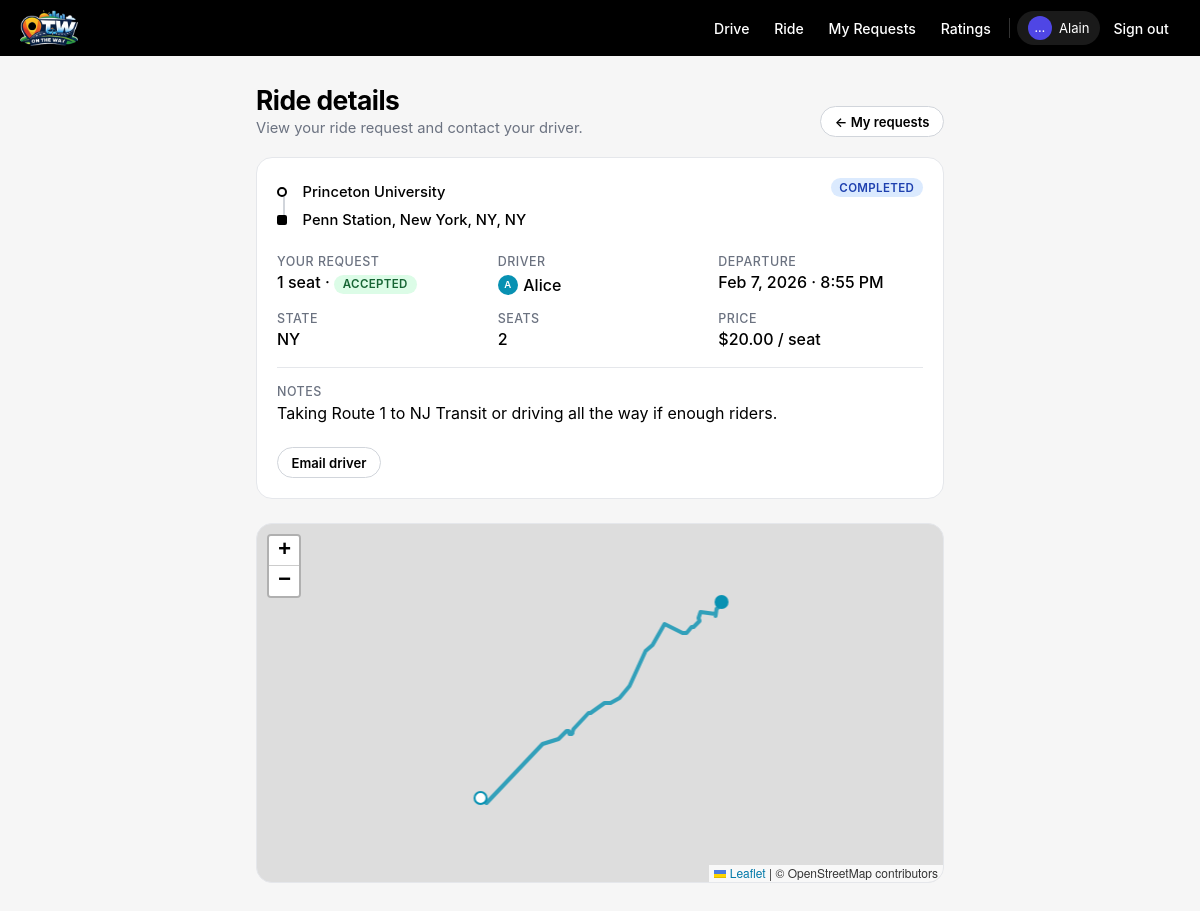
The app's page /rides/my-requests/35/ with its own data.
### rides/models.py (models this page shows, shortened)
class Ride(models.Model):
    class Status(models.TextChoices):
        OPEN = "open", "Open"
        FULL = "full", "Full"
        COMPLETED = "completed", "Completed"
        CANCELLED = "cancelled", "Cancelled"
    driver = models.ForeignKey(
        settings.AUTH_USER_MODEL,
        on_delete=models.CASCADE,
        related_name="driven_rides",
    )
    origin = models.CharField(max_length=256)
    destination = models.CharField(max_length=256)
    destination_state = models.CharField(max_length=2, blank=True, default="")
    departure_time = models.DateTimeField()
    arrival_time_estimate = models.DateTimeField(blank=True, null=True)
    origin_lat = models.FloatField(blank=True, null=True)
    origin_lng = models.FloatField(blank=True, null=True)
    dest_lat = models.FloatField(blank=True, null=True)
    dest_lng = models.FloatField(blank=True, null=True)
    route_polyline = models.TextField(blank=True, default="")
    route_duration = models.IntegerField(blank=True, null=True)  # seconds
    max_detour_minutes = models.IntegerField(default=5)
    total_seats = models.PositiveSmallIntegerField()
    price_per_seat = models.DecimalField(
        max_digits=6, decimal_places=2, blank=True, null=True
    )
    notes = models.TextField(blank=True)
    status = models.CharField(
        max_length=16, choices=Status.choices, default=Status.OPEN
    )
    created_at = models.DateTimeField(auto_now_add=True)
    updated_at = models.DateTimeField(auto_now=True)

class RideRequest(models.Model):
    class Status(models.TextChoices):
        PENDING = "pending", "Pending"
        ACCEPTED = "accepted", "Accepted"
        REJECTED = "rejected", "Rejected"
        CANCELLED = "cancelled", "Cancelled"
    ride = models.ForeignKey(
        Ride,
        on_delete=models.CASCADE,
        related_name="requests",
    )
    rider = models.ForeignKey(
        settings.AUTH_USER_MODEL,
        on_delete=models.CASCADE,
        related_name="ride_requests",
    )
    seats_requested = models.PositiveSmallIntegerField(default=1)
    status = models.CharField(
        max_length=16, choices=Status.choices, default=Status.PENDING
    )
    created_at = models.DateTimeField(auto_now_add=True)
    updated_at = models.DateTimeField(auto_now=True)
    class Meta:
        unique_together = ("ride", "rider")

class Profile(models.Model):
    user = models.OneToOneField(
        settings.AUTH_USER_MODEL,
        on_delete=models.CASCADE,
        related_name="profile",
    )
    bio = models.TextField(blank=True, default="")
    avatar_color = models.CharField(max_length=7, blank=True, default="")
    @property
    def initial(self):
        name = self.user.first_name or self.user.username
        return name[0].upper() if name else "?"

### rides/views.py (the view)
# urls.py: path("my-requests/<int:req_pk>/", views.request_detail, name="request_detail"),
@login_required
def request_detail(request, req_pk):
    try:
        req = RideRequest.objects.select_related("ride", "ride__driver", "ride__driver__profile").get(
            pk=req_pk, rider=request.user
        )
    except RideRequest.DoesNotExist:
        messages.error(request, "That request was not found.")
        return redirect("rides:my_requests")
    ride = req.ride
    ride_json = json.dumps([_ride_to_map_json(ride)])
    return render(
        request,
        "request_detail.html",
        {"ride": ride, "req": req, "ride_json": ride_json},
    )

### rides/templatetags/profile_tags.py (called while the page is built)
def _get_profile_data(user):
    from rides.models import Profile
    try:
        profile = user.profile
    except (Profile.DoesNotExist, Exception):
        try:
            profile, _ = Profile.objects.get_or_create(user=user)
        except Exception:
            name = getattr(user, "first_name", "") or getattr(user, "username", "?")
            return name[0].upper() if name else "?", _COLORS[0]
    initial = profile.initial
    color = profile.avatar_color or _COLORS[user.pk % len(_COLORS)]
    return initial, color

@register.simple_tag
def user_chip(user):
    if not user:
        return ""
    initial, color = _get_profile_data(user)
    name = user.first_name or user.username
    return format_html(
        '<a href="/rides/profile/{uid}/" class="user-chip">'
        '<span class="user-chip-avatar" style="background:{color};">{initial}</span>'
        '<span>{name}</span>'
        '</a>',
        uid=user.pk,
        color=color,
        initial=initial,
        name=name,
    )

### rides/views.py (called while the page is built)
def _get_driver_color(driver):
    from .models import AVATAR_COLORS
    try:
        return driver.profile.avatar_color or AVATAR_COLORS[driver.pk % len(AVATAR_COLORS)]
    except Exception:
        return AVATAR_COLORS[driver.pk % len(AVATAR_COLORS)]

def _ride_to_map_json(ride, color=None, detour_min=None):
    data = {
        "origin_lat": ride.origin_lat,
        "origin_lng": ride.origin_lng,
        "dest_lat": ride.dest_lat,
        "dest_lng": ride.dest_lng,
        "driver": ride.driver.first_name or ride.driver.username,
        "origin": ride.origin,
        "destination": ride.destination,
        "price": f"${ride.price_per_seat}/seat" if ride.price_per_seat else "Free",
        "color": color or _get_driver_color(ride.driver),
    }
    if ride.route_polyline:
        data["polyline"] = ride.route_polyline
    if detour_min is not None:
        data["detour_min"] = detour_min
    return data

### rides/templates/request_detail.html (shortened to what this page needs)
{% extends "base.html" %}
{% load profile_tags %}
{% block content %}
<div class="page-header">
  <div>
    <h1 class="page-title">Ride details</h1>
    <p class="page-subtitle">View your ride request and contact your driver.</p>
  </div>
  <div>
    <a href="{% url 'rides:my_requests' %}" class="btn-secondary btn-sm">&larr; My requests</a>
  </div>
</div>
<div class="card">
  <div class="ride-detail-header">
    <div class="ride-route">
      <div class="route-point">
        <span class="route-dot"></span>
        <span class="route-value">{{ ride.origin }}</span>
      </div>
      <div class="route-point">
        <span class="route-dot end"></span>
        <span class="route-value">{{ ride.destination }}{% if ride.destination_state %}, {{ ride.destination_state }}{% endif %}</span>
      </div>
    </div>
    <span class="badge badge-{{ ride.status }}">{{ ride.get_status_display }}</span>
  </div>
  <div class="ride-detail-grid">
    <div class="ride-detail-item">
      <h3>Your request</h3>
      <p>{{ req.seats_requested }} seat{{ req.seats_requested|pluralize }} &middot; <span class="badge badge-{{ req.status }}">{{ req.get_status_display }}</span></p>
    </div>
    <div class="ride-detail-item">
      <h3>Driver</h3>
      <p>{% user_chip ride.driver %}</p>
    </div>
    <div class="ride-detail-item">
      <h3>Departure</h3>
      <p>{{ ride.departure_time|date:"M j, Y" }} &middot; {{ ride.departure_time|time:"g:i A" }}</p>
    </div>
    <div class="ride-detail-item">
      <h3>State</h3>
      <p>{{ ride.destination_state|default:"--" }}</p>
    </div>
    <div class="ride-detail-item">
      <h3>Seats</h3>
      <p>{{ ride.total_seats }}</p>
    </div>
    <div class="ride-detail-item">
      <h3>Price</h3>
      <p>{% if ride.price_per_seat %}${{ ride.price_per_seat }} / seat{% else %}Free{% endif %}</p>
    </div>
  </div>
  {% if ride.notes %}
    <div class="ride-notes">
      <h3>Notes</h3>
      <p>{{ ride.notes }}</p>
    </div>
  {% endif %}
  <div class="detail-actions">
    {% if req.status == "accepted" %}
      <a href="mailto:{{ ride.driver.email }}" class="btn-secondary btn-sm">Email driver</a>
    {% endif %}
  </div>
</div>
<div class="ride-map mt-lg" data-rides="{{ ride_json }}"></div>
{% endblock %}

### templates/base.html (shortened to what this page needs)
{% load static %}
<!DOCTYPE html>
<html lang="en">
  <head>
    <link rel="stylesheet" href="{% static 'styles.css' %}">
    <link rel="stylesheet" href="https://unpkg.com/leaflet@1.9.4/dist/leaflet.css" />
    <link rel="stylesheet" href="https://cdn.jsdelivr.net/npm/flatpickr/dist/flatpickr.min.css" />
  </head>
  <body>
    <div class="app-shell">
      <header class="app-header">
        <div class="app-header-left">
          <img src="{% static 'OTWlogo.jpg' %}" alt="OnTheWay" class="logo" />
        </div>
        <div class="app-header-right">
          {% if user.is_authenticated %}
            <a href="{% url 'rides:index' %}" class="nav-link">Drive</a>
            <a href="{% url 'rides:rider_search' %}" class="nav-link">Ride</a>
            <a href="{% url 'rides:my_requests' %}" class="nav-link">My Requests</a>
            <a href="{% url 'rides:ratings' %}" class="nav-link">Ratings</a>
            <a href="{% url 'rides:my_profile' %}" class="user-pill">
              <span class="user-avatar">{{ user.first_name|default:user.username|truncatechars:1 }}</span>
              <span>{{ user.first_name|default:user.username }}</span>
            </a>
            <a href="{% url 'logout' %}" class="nav-link">Sign out</a>
          {% else %}
            <a href="{% url 'login' %}" class="nav-link">Sign in</a>
            <a href="{% url 'signup' %}" class="nav-link" style="background:rgba(255,255,255,.15);">Sign up</a>
          {% endif %}
        </div>
      </header>
      <main class="app-main">
        {% block content %}
        {% endblock %}
      </main>
    </div>
  </body>
</html>

### records on screen
Ride: origin "Princeton University", destination "Penn Station, New York, NY", destination_state "NY", status "COMPLETED", driver.avatar_color "A Alice", departure_time "Feb 7, 2026", departure_time "8:55 PM", total_seats "2", price_per_seat "20.00", notes "Taking Route 1 to NJ Transit or driving all the way if enough riders."
RideRequest: seats_requested "1", status "ACCEPTED"

### other values on screen
{{ user.first_name|default:user.username|truncatechars:1 }} "…"
{{ user.first_name|default:user.username }} "Alain"
